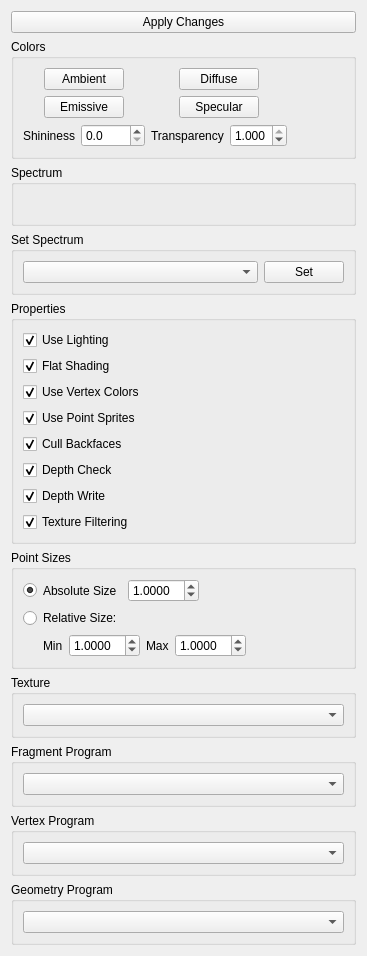
<?xml version="1.0" encoding="UTF-8"?>
<ui version="4.0">
 <class>matProp</class>
 <widget class="QWidget" name="matProp">
  <property name="geometry">
   <rect>
    <x>0</x>
    <y>0</y>
    <width>367</width>
    <height>914</height>
   </rect>
  </property>
  <property name="windowTitle">
   <string>Form</string>
  </property>
  <layout class="QVBoxLayout" name="verticalLayout">
   <item>
    <widget class="QPushButton" name="applyButton">
     <property name="text">
      <string>Apply Changes</string>
     </property>
    </widget>
   </item>
   <item>
    <widget class="QGroupBox" name="groupBox">
     <property name="title">
      <string>Colors</string>
     </property>
     <layout class="QGridLayout" name="gridLayout_2">
      <item row="1" column="1" alignment="Qt::AlignHCenter">
       <widget class="QPushButton" name="chooseDiffuse">
        <property name="minimumSize">
         <size>
          <width>80</width>
          <height>0</height>
         </size>
        </property>
        <property name="maximumSize">
         <size>
          <width>70</width>
          <height>16777215</height>
         </size>
        </property>
        <property name="toolTip">
         <string>Set the diffuse color</string>
        </property>
        <property name="text">
         <string>Diffuse</string>
        </property>
       </widget>
      </item>
      <item row="5" column="1" alignment="Qt::AlignHCenter">
       <widget class="QPushButton" name="chooseSpecular">
        <property name="minimumSize">
         <size>
          <width>80</width>
          <height>0</height>
         </size>
        </property>
        <property name="maximumSize">
         <size>
          <width>70</width>
          <height>16777215</height>
         </size>
        </property>
        <property name="toolTip">
         <string>Set the specular color</string>
        </property>
        <property name="text">
         <string>Specular</string>
        </property>
       </widget>
      </item>
      <item row="6" column="1">
       <layout class="QHBoxLayout" name="horizontalLayout_2">
        <item>
         <widget class="QLabel" name="label_10">
          <property name="text">
           <string>Transparency</string>
          </property>
         </widget>
        </item>
        <item>
         <widget class="QDoubleSpinBox" name="alphaBox">
          <property name="toolTip">
           <string>Set the transparency for the whole object (1.0 == opaque, 0.0 == invisible)</string>
          </property>
          <property name="decimals">
           <number>3</number>
          </property>
          <property name="maximum">
           <double>1.000000000000000</double>
          </property>
          <property name="singleStep">
           <double>0.100000000000000</double>
          </property>
          <property name="value">
           <double>1.000000000000000</double>
          </property>
         </widget>
        </item>
       </layout>
      </item>
      <item row="6" column="0">
       <layout class="QHBoxLayout" name="horizontalLayout">
        <item>
         <widget class="QLabel" name="label_9">
          <property name="text">
           <string>Shininess</string>
          </property>
         </widget>
        </item>
        <item>
         <widget class="QDoubleSpinBox" name="shininessBox">
          <property name="maximumSize">
           <size>
            <width>16777213</width>
            <height>16777215</height>
           </size>
          </property>
          <property name="toolTip">
           <string>Set the shininess value for specular highlights (high values == more concentrated)</string>
          </property>
          <property name="decimals">
           <number>1</number>
          </property>
          <property name="maximum">
           <double>9999.000000000000000</double>
          </property>
         </widget>
        </item>
       </layout>
      </item>
      <item row="1" column="0" alignment="Qt::AlignHCenter">
       <widget class="QPushButton" name="chooseAmbient">
        <property name="minimumSize">
         <size>
          <width>80</width>
          <height>0</height>
         </size>
        </property>
        <property name="maximumSize">
         <size>
          <width>70</width>
          <height>16777215</height>
         </size>
        </property>
        <property name="toolTip">
         <string>Set the ambient color</string>
        </property>
        <property name="text">
         <string>Ambient</string>
        </property>
       </widget>
      </item>
      <item row="5" column="0" alignment="Qt::AlignHCenter">
       <widget class="QPushButton" name="chooseEmissive">
        <property name="minimumSize">
         <size>
          <width>80</width>
          <height>0</height>
         </size>
        </property>
        <property name="maximumSize">
         <size>
          <width>70</width>
          <height>16777215</height>
         </size>
        </property>
        <property name="toolTip">
         <string>Set the emissive color</string>
        </property>
        <property name="text">
         <string>Emissive</string>
        </property>
       </widget>
      </item>
      <item row="5" column="2">
       <spacer name="horizontalSpacer">
        <property name="orientation">
         <enum>Qt::Horizontal</enum>
        </property>
        <property name="sizeHint" stdset="0">
         <size>
          <width>40</width>
          <height>20</height>
         </size>
        </property>
       </spacer>
      </item>
     </layout>
    </widget>
   </item>
   <item>
    <widget class="QGroupBox" name="spectrumBox">
     <property name="title">
      <string>Spectrum</string>
     </property>
     <property name="flat">
      <bool>false</bool>
     </property>
     <layout class="QGridLayout" name="gridLayout">
      <item row="1" column="0">
       <widget class="QWidget" name="spectrum" native="true">
        <property name="minimumSize">
         <size>
          <width>0</width>
          <height>20</height>
         </size>
        </property>
       </widget>
      </item>
     </layout>
    </widget>
   </item>
   <item>
    <widget class="QGroupBox" name="groupBox_4">
     <property name="title">
      <string>Set Spectrum</string>
     </property>
     <layout class="QHBoxLayout" name="horizontalLayout_5">
      <item>
       <widget class="QComboBox" name="spectrumList"/>
      </item>
      <item>
       <widget class="QPushButton" name="setSpecButton">
        <property name="sizePolicy">
         <sizepolicy hsizetype="Fixed" vsizetype="Fixed">
          <horstretch>0</horstretch>
          <verstretch>0</verstretch>
         </sizepolicy>
        </property>
        <property name="text">
         <string>Set</string>
        </property>
       </widget>
      </item>
     </layout>
    </widget>
   </item>
   <item>
    <widget class="QGroupBox" name="groupBox_9">
     <property name="title">
      <string>Properties</string>
     </property>
     <layout class="QVBoxLayout" name="verticalLayout_5">
      <item>
       <widget class="QCheckBox" name="useLightingCheck">
        <property name="toolTip">
         <string>Toggles the use of lighting to shade objects</string>
        </property>
        <property name="text">
         <string>Use Lighting</string>
        </property>
        <property name="checked">
         <bool>true</bool>
        </property>
       </widget>
      </item>
      <item>
       <widget class="QCheckBox" name="flatShadingCheck">
        <property name="toolTip">
         <string>Toggles smooth or flat shading over triangle surfaces</string>
        </property>
        <property name="text">
         <string>Flat Shading</string>
        </property>
        <property name="checked">
         <bool>true</bool>
        </property>
       </widget>
      </item>
      <item>
       <widget class="QCheckBox" name="useVertexCheck">
        <property name="toolTip">
         <string>Toggles whether vertex color information is used for color composition</string>
        </property>
        <property name="text">
         <string>Use Vertex Colors</string>
        </property>
        <property name="checked">
         <bool>true</bool>
        </property>
       </widget>
      </item>
      <item>
       <widget class="QCheckBox" name="useSpritesCheck">
        <property name="text">
         <string>Use Point Sprites</string>
        </property>
        <property name="checked">
         <bool>true</bool>
        </property>
       </widget>
      </item>
      <item>
       <widget class="QCheckBox" name="cullBackfacesCheck">
        <property name="toolTip">
         <string>Toggles whether triangles facing away from the camera are rendered</string>
        </property>
        <property name="text">
         <string>Cull Backfaces</string>
        </property>
        <property name="checked">
         <bool>true</bool>
        </property>
       </widget>
      </item>
      <item>
       <widget class="QCheckBox" name="depthCheck">
        <property name="toolTip">
         <string>Toggles depth checking when rendering, off implies object draw over top previous renders</string>
        </property>
        <property name="text">
         <string>Depth Check</string>
        </property>
        <property name="checked">
         <bool>true</bool>
        </property>
       </widget>
      </item>
      <item>
       <widget class="QCheckBox" name="depthWriteCheck">
        <property name="toolTip">
         <string>Toggles whether depth information is updated when objects are drawn</string>
        </property>
        <property name="text">
         <string>Depth Write</string>
        </property>
        <property name="checked">
         <bool>true</bool>
        </property>
       </widget>
      </item>
      <item>
       <widget class="QCheckBox" name="texFilterCheck">
        <property name="toolTip">
         <string>Toggles bilinear texture filtering, off provides an accurate data representation</string>
        </property>
        <property name="text">
         <string>Texture Filtering</string>
        </property>
        <property name="checked">
         <bool>true</bool>
        </property>
       </widget>
      </item>
     </layout>
    </widget>
   </item>
   <item>
    <widget class="QGroupBox" name="groupBox_7">
     <property name="sizePolicy">
      <sizepolicy hsizetype="Preferred" vsizetype="Minimum">
       <horstretch>0</horstretch>
       <verstretch>0</verstretch>
      </sizepolicy>
     </property>
     <property name="title">
      <string>Point Sizes</string>
     </property>
     <property name="checkable">
      <bool>false</bool>
     </property>
     <layout class="QVBoxLayout" name="verticalLayout_7">
      <item>
       <layout class="QHBoxLayout" name="horizontalLayout_3">
        <property name="topMargin">
         <number>0</number>
        </property>
        <item>
         <widget class="QRadioButton" name="absoluteRadio">
          <property name="sizePolicy">
           <sizepolicy hsizetype="Minimum" vsizetype="Minimum">
            <horstretch>0</horstretch>
            <verstretch>0</verstretch>
           </sizepolicy>
          </property>
          <property name="toolTip">
           <string>Sets to use absolute point size</string>
          </property>
          <property name="text">
           <string>Absolute Size</string>
          </property>
          <property name="checked">
           <bool>true</bool>
          </property>
         </widget>
        </item>
        <item>
         <widget class="QDoubleSpinBox" name="absSizeBox">
          <property name="toolTip">
           <string>Sets the absolute size of points</string>
          </property>
          <property name="decimals">
           <number>4</number>
          </property>
          <property name="singleStep">
           <double>0.001000000000000</double>
          </property>
          <property name="value">
           <double>1.000000000000000</double>
          </property>
         </widget>
        </item>
        <item>
         <spacer name="horizontalSpacer_3">
          <property name="orientation">
           <enum>Qt::Horizontal</enum>
          </property>
          <property name="sizeHint" stdset="0">
           <size>
            <width>40</width>
            <height>20</height>
           </size>
          </property>
         </spacer>
        </item>
       </layout>
      </item>
      <item>
       <widget class="QRadioButton" name="relativeRadio">
        <property name="toolTip">
         <string>Sets to use varying point size dependent on camera distance</string>
        </property>
        <property name="text">
         <string>Relative Size:</string>
        </property>
        <property name="checked">
         <bool>false</bool>
        </property>
       </widget>
      </item>
      <item>
       <layout class="QHBoxLayout" name="horizontalLayout_4">
        <item>
         <spacer name="horizontalSpacer_2">
          <property name="orientation">
           <enum>Qt::Horizontal</enum>
          </property>
          <property name="sizeType">
           <enum>QSizePolicy::Fixed</enum>
          </property>
          <property name="sizeHint" stdset="0">
           <size>
            <width>20</width>
            <height>20</height>
           </size>
          </property>
         </spacer>
        </item>
        <item>
         <widget class="QLabel" name="label_2">
          <property name="text">
           <string>Min</string>
          </property>
         </widget>
        </item>
        <item>
         <widget class="QDoubleSpinBox" name="minSizeBox">
          <property name="toolTip">
           <string>Sets minimum point size</string>
          </property>
          <property name="decimals">
           <number>4</number>
          </property>
          <property name="singleStep">
           <double>0.001000000000000</double>
          </property>
          <property name="value">
           <double>1.000000000000000</double>
          </property>
         </widget>
        </item>
        <item>
         <widget class="QLabel" name="label_3">
          <property name="text">
           <string>Max</string>
          </property>
         </widget>
        </item>
        <item>
         <widget class="QDoubleSpinBox" name="maxSizeBox">
          <property name="toolTip">
           <string>Sets maximum point size</string>
          </property>
          <property name="decimals">
           <number>4</number>
          </property>
          <property name="singleStep">
           <double>0.001000000000000</double>
          </property>
          <property name="value">
           <double>1.000000000000000</double>
          </property>
         </widget>
        </item>
        <item>
         <spacer name="horizontalSpacer_4">
          <property name="orientation">
           <enum>Qt::Horizontal</enum>
          </property>
          <property name="sizeHint" stdset="0">
           <size>
            <width>40</width>
            <height>20</height>
           </size>
          </property>
         </spacer>
        </item>
       </layout>
      </item>
     </layout>
    </widget>
   </item>
   <item>
    <widget class="QGroupBox" name="groupBox_8">
     <property name="title">
      <string>Texture</string>
     </property>
     <layout class="QVBoxLayout" name="verticalLayout_4">
      <item>
       <widget class="QComboBox" name="textureList">
        <property name="toolTip">
         <string>Associates a loaded texture with this material</string>
        </property>
       </widget>
      </item>
     </layout>
    </widget>
   </item>
   <item>
    <widget class="QGroupBox" name="groupBox_2">
     <property name="title">
      <string>Fragment Program</string>
     </property>
     <layout class="QVBoxLayout" name="verticalLayout_2">
      <item>
       <widget class="QComboBox" name="fragList">
        <property name="toolTip">
         <string>Associates a fragment program with this material</string>
        </property>
       </widget>
      </item>
     </layout>
    </widget>
   </item>
   <item>
    <widget class="QGroupBox" name="groupBox_3">
     <property name="title">
      <string>Vertex Program</string>
     </property>
     <layout class="QVBoxLayout" name="verticalLayout_3">
      <item>
       <widget class="QComboBox" name="vertList">
        <property name="toolTip">
         <string>Associates a vertex program with this material</string>
        </property>
       </widget>
      </item>
     </layout>
    </widget>
   </item>
   <item>
    <widget class="QGroupBox" name="geomBox">
     <property name="title">
      <string>Geometry Program</string>
     </property>
     <layout class="QVBoxLayout" name="verticalLayout_6">
      <item>
       <widget class="QComboBox" name="geomList"/>
      </item>
     </layout>
    </widget>
   </item>
  </layout>
 </widget>
 <resources/>
 <connections/>
</ui>
